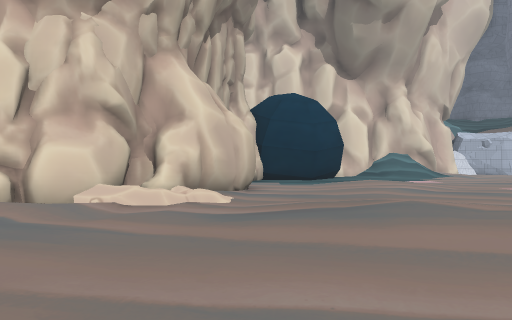
View 1 (above)

22 first-person views from a walk through a 3-D level made in the Unity game engine. The camera is 1.5 m above the floor, looks level and sees 70° across. The floor is counted in squares, 2 m on a side. Each view is taken from the middle of a square. On the plan, view 1 faces up. The plan holds only what a view shows up to about 11 squares ahead; the rest is blank. The place goes on beyond the plan. The player is left out. Some animated figures are not drawn. Some surface patterns are stand-ins.

View 2
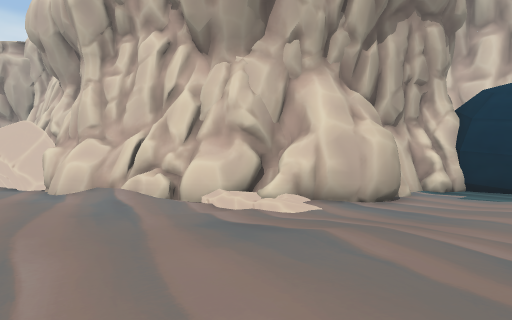

View 3
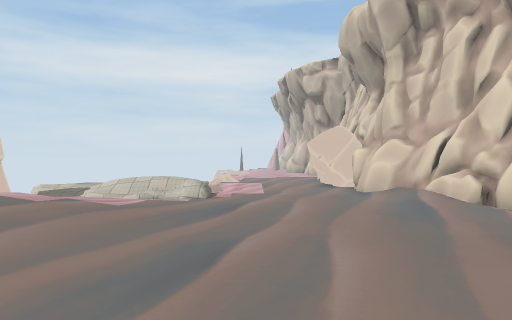

View 4
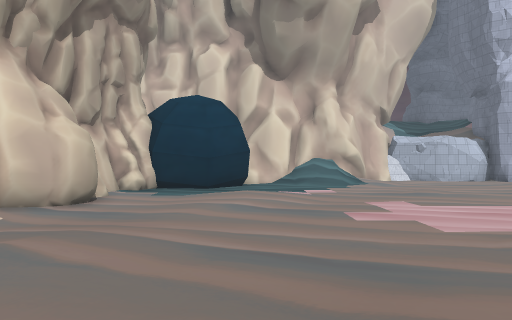

View 5
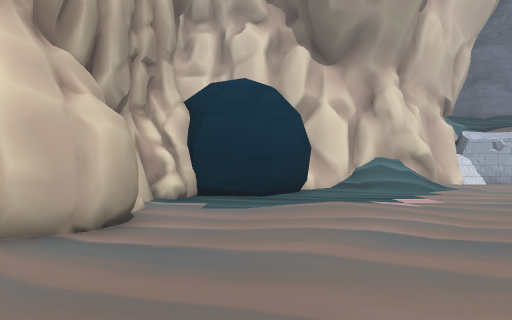

View 6
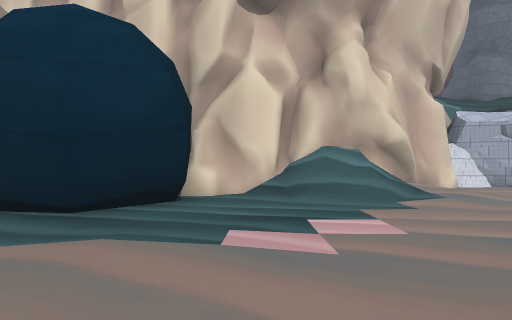

View 7
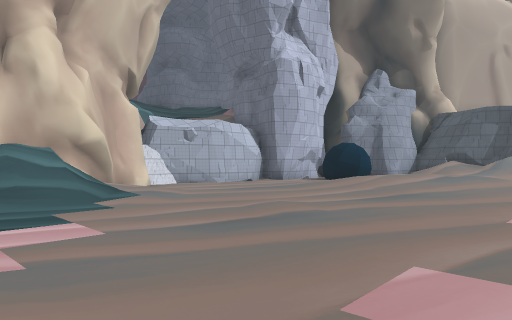

View 8
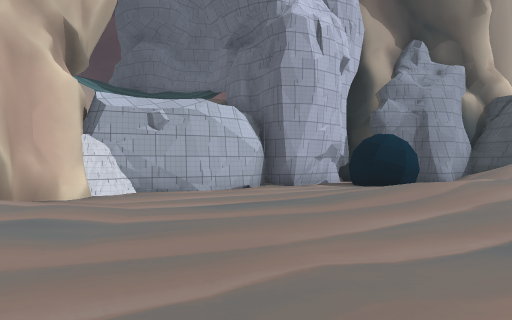

View 9
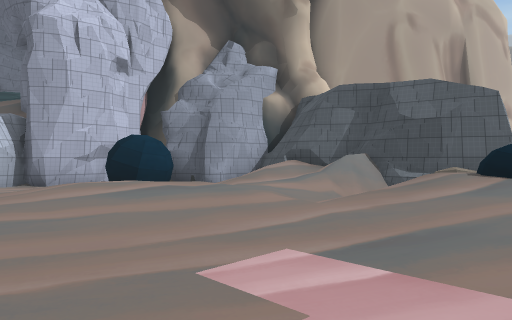

View 10
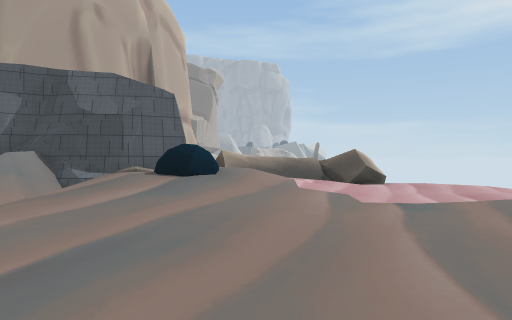

View 11
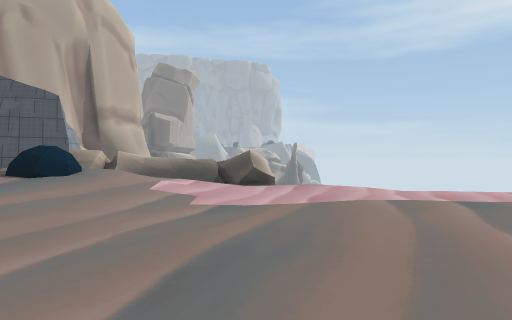

View 12
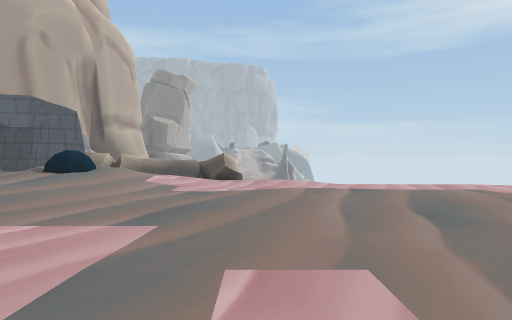

View 13
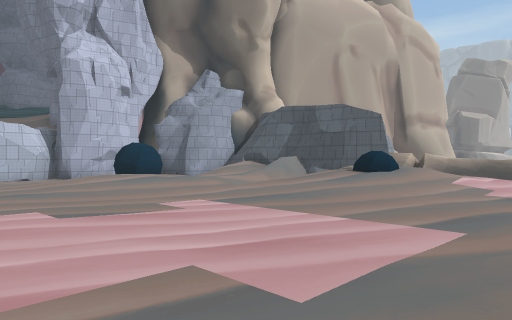

View 14
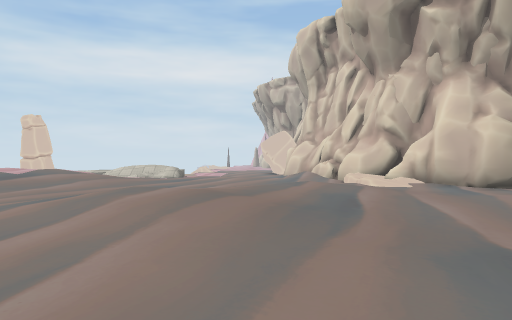

View 15
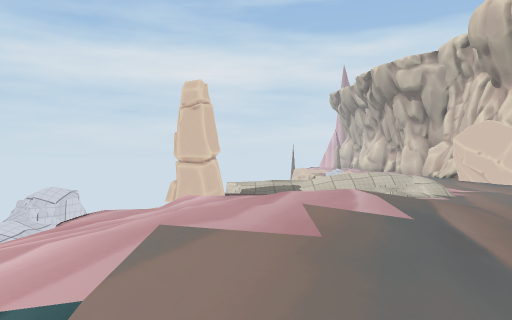

View 16
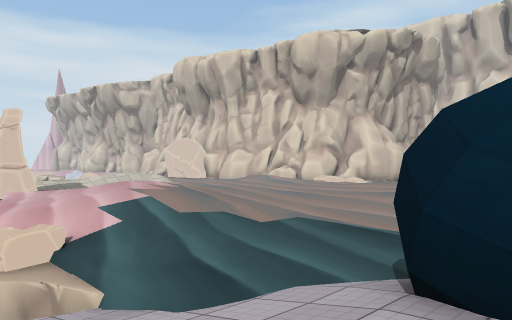

View 17
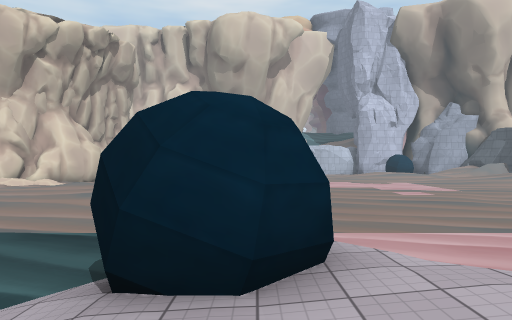

View 18
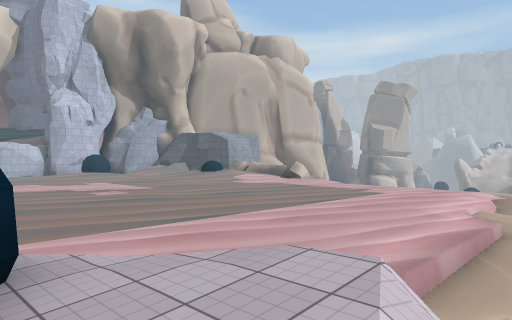

View 19
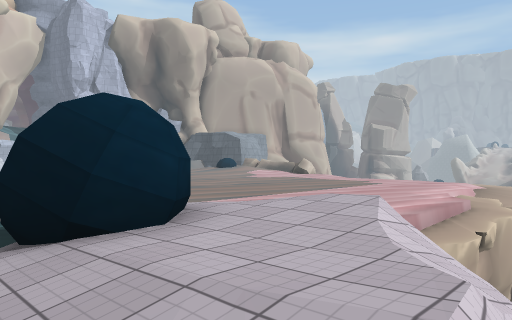

View 20
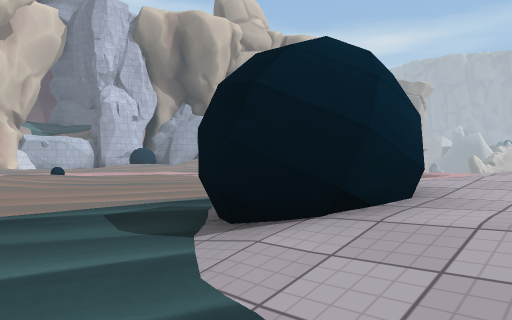

View 21
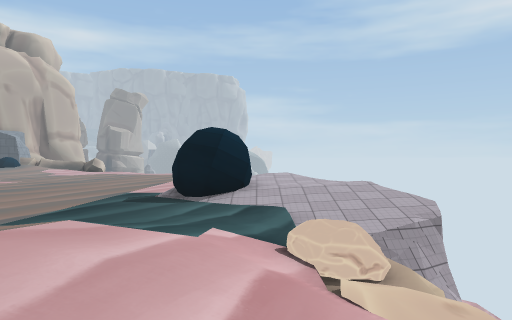

View 22
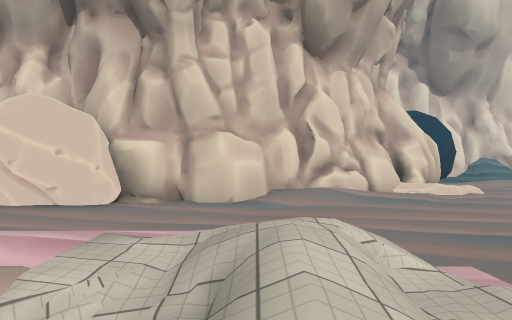

### Floor plan
Key: @ floor where view 1 was taken; # wall or solid block; . floor; / step, stairs or slope; = window, fence, low wall or low ledge; v drop or lower ground; R rock; O other object.
Columns run from 10 left of view 1 to 25 right of it. Each row starts with its distance up from view 1.
 20                    ##R#///#
 19                 ####....####
 18              ####//.........O
 17              ##////........OOO
 16              #............. O
 15           ####............    //
 14          ##................  ///#
 13          #.................. ...##
 12          #....................//##
 11          #..................../=##
 10          #....................//.#
  9        ###........... .........OO##
  8        #R...........  ..........O.=
  7       ##...........   ............//
  6    ####. ..........  .............//
  5 R###...............  ..............=
  4 ...................   ............##
  3 ................... ...............
  2 ...................................
  1 ..................................
  0 ..........@.......................
 -1  v................................
 -2   =..............................
 -3    ..............................
 -4   v..............................
 -5    ..............OO............
 -6    v#R...........OOO=...........
 -7     RR............O.=...........
 -8       RR.....Rv.....vv.....v..
 -9        R    vvv.....v
-10               vv.vvv

Positions as (right, up) in squares from view 1, and headings:
1: (0, 0), facing up
2: (4, 1), facing up-left
3: (4, 1), facing left
4: (4, 1), facing up
5: (2, 4), facing up
6: (5, 9), facing up
7: (5, 9), facing up-right
8: (8, 12), facing up-right
9: (13, 7), facing up-right
10: (14, 7), facing right
11: (14, 4), facing right
12: (11, 3), facing right
13: (11, 3), facing up-right
14: (10, 3), facing left
15: (3, -5), facing left
16: (8, -9), facing up-left
17: (8, -9), facing up
18: (8, -9), facing up-right
19: (6, -10), facing up-right
20: (5, -8), facing up-right
21: (-1, -7), facing right
22: (-7, -4), facing up
